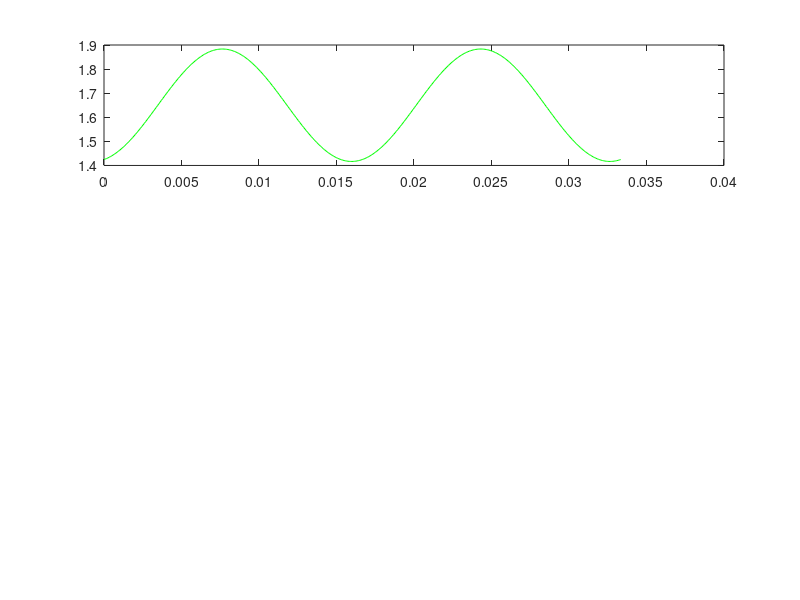

This chart was generated by the following MATLAB code: (Note: this script raises an error after producing the figure.)
# ADC conversion simulation to use with some microcontrollers
# thmalmeida
# edited on 20220423

# To load package signal, run 'pkg load signal' and load dsp functions like resample.

% Caracteristicas sensor 1  0 a 20 A
% relação 1:2000 com R=300 ohms e Iout =[0 10 mA]
%		__Vmax
%		|
%		|
%
%
%
%
% workspace reset
clc, clear all, clf

% Setup select.
id = 3;

# stm32F103 ADC clock parameters - clk = F_clk MHz, internal div = 128, 13 cycles for ADC conversion.
n_bits = 12;										% ADC conversion resolution;

# ADC Sampling frequency Samples/s
switch id
	case 1													% For ESP32 ADC
		Fs_adc = 21000;										% (ESP32, for example) Uncomment this line to set sample frequency directly;

	case 2													% For ESP32 ADC
		Fs_adc = 21000;										% (ESP32, for example) Uncomment this line to set sample frequency directly;

    case 3 													% stm32f103 uC
		F_clk = 48e6;										% Crystal system clock [Hz];
		div_1 = 1;											% Advanced High-performance Bus (AHB) prescale;
		div_2 = 2;											% Advanced Peripheral Bus (APB2) prescale;
		div_3 = 8;											% ADC prescale (2, 4, 6 or 8);
		adc_clk = F_clk/div_1/div_2/div_3;					% ADC clock after all prescalers
		adc_clk_div_list = [1.5 7.5 13.5 28.5 41.5 55.5 71.5 239.5];    % Clock division or sampling time for STM32F103 series
		adc_sampling_time = adc_clk_div_list(8);			% amount of time clock to sample [cycles];
		adc_conv = 12.5;									% Fixed cycles number of ADC peripheral takes to convert [cycles];
		T_conv = adc_sampling_time + adc_conv;				% Number of adc clock cycles to make one ADC conversion.
		Fs_adc = adc_clk/T_conv;							% ADC sampling rate [samples/s];

	case 4
		% Atmega328P ADC
		% divFc = 128;										% uC dision factor; (atmega328)
		% divScale = 16;									% software prescale factor; (atmega328)
		% Fs_adc = F_clk/divFc/13;							% Sample rate; (it is for atmega328)
		% Fs_div = Fs_adc/divScale;					    	% Sample rate with prescale;
    otherwise

end

# After find de sample frequency, we have the sampling interval
Ts_adc = 1/Fs_adc;									% Sample time [s];

# Teorical periodic signal construction
f_signal = 60;										% Frequency of sinal;
n_cycles = 2;										% Number of cycles;
T_signal = 1/f_signal;								% Signal period [s]
w = 2*pi*f_signal;									% Angular frequency [rad/s]
phi = -75*pi/180;									% Phase

# Number of points per cycle definition based on sample rate or fixed
n_points_cycle_2 = T_signal/Ts_adc;					% Number of points per cycle;
n_points_cycle = Fs_adc/f_signal;					% Number of points per cycle;
n_points = ceil(n_points_cycle*n_cycles);					% Number of signal points.
t = linspace(0,1/f_signal*n_cycles,n_points); 		% Signal time vector [s].

# ESP32 parameters for circuit voltage divider
p(1).Vdc	= 3.3;
p(1).GND	= 0.0;
p(1).Vmax	= 2.45;
p(1).Vmin	= 0.12;
p(1).d_max	=  2895;
p(1).R1		= 56*10^3;
p(1).R2		= 39*10^3;
p(1).Rb1	= 220;
p(1).Rb2	= 75;

# ESP32 1.0.0 board
p(2).Vdc	= 3.3;
p(2).GND	= 0.0;
p(2).Vmax	= 2.45;
p(2).Vmin	= 0.12;
p(2).d_max	= 2895;
p(2).R1		= 180*10^3;
p(2).R2		= 120*10^3;
p(2).Rb1	= 0;
p(2).Rb2	= 120;

# stm32f013
p(3).Vdc	= 3.3;
p(3).GND	= 0.0;
p(3).Vmax	= 3.3;
p(3).Vmin	= 0.0;
p(3).d_max	= 2^n_bits - 1;
p(3).R1		= 68*10^3;
p(3).R2		= 68*10^3;
p(3).Rb1	= 0;
p(3).Rb2	= 300;

# Circuit polarization parameters for current sensor
Vdc	    = p(id).Vdc;								% Voltage supply for transducer circuit [V];
GND 	= p(id).GND;								% Groud value [V];
Vmax	= p(id).Vmax;								% Max read value for ADC peripheral [V];
Vmin    = p(id).Vmin;								% Min read value for ADC peripheral [V];
d_max	= p(id).d_max;								% Max value correspond to max bit on linearity
R1		= p(id).R1;									% Voltage divisor top resistor [Ohms];
R2		= p(id).R2;									% Voltage divisor bottom resistor [Ohms];
Rb1		= p(id).Rb1;%+22;
Rb2		= p(id).Rb2;%10+48;							% Burden resistor. Bias.
V_R2	= Vdc*R2/(R1+R2);							% Voltage over R2 [V]. Offset voltage;

N1		= 1;										% Current transformer sensor ration parameters
N2		= 2000;										% Current transformer sensor ration parameters

% iL_rms	= 0.495./sqrt(2)/(Rb1+Rb2)*(N2/N1);			% Load current [A];
iL_rms	= 1.100;									% Load current [A];
ib_rms	= iL_rms*(N1/N2);							% Current burden [A];
ibp     = ib_rms*sqrt(2);							% current peak [A];
ib_t	= ibp*sin(w*t+phi);							% i2 signal [A];
% ib_t	= zeros(1, n_points) + ibp;					% Uncomment for a constant signal [A]
Vb		= (Rb1 + Rb2)*ib_t + V_R2;
% Vadc_t 	= Rb2/(Rb1+Rb2)*(Vb-V_R2)
VRb2_t  = ib_t*Rb2;
Vadc_t	= Rb2*ib_t+V_R2;							% Voltage signal with offset readed by ADC pin;

# ------ Finished the simulated signal ------

% And then, we have a d_out simulated or you can use one real
d_out	= (Vadc_t-Vmin)/(Vmax-Vmin)*(d_max);		% Digital converted value readed by ADC peripheral of uC (simulated);
% d_out 	= zeros(1, n_points) + Vdc;
% d_out 	= round(Vadc_t*(d_max)/(Vdc));			% Voltage signal vector converted to digital value;

% Resample d_out value to graphical visualization
d_out_ss = repelem(d_out, 100);						% super sampling v2_k;
t_ss = linspace(0, t(end), length(t)*100);			% super sampling time vector;

# Finding Vadc_t after ADC read
Vadc_t = (d_out/d_max)*(Vmax-Vmin) + Vmin;

# Converting the digital readed value to the load current in ampers [A];
iL_t = (d_out*(Vmax-Vmin)/(d_max) + Vmin - V_R2)*(1/Rb2)*(N2/N1);

% k1_ = Vdc/(d_max)							% Divided parts to find Irms
% k2_ = R2/(R1+R2)*Vdc
% k3_ = (1/Rb)*(N2/N1)
ib_rms 	= sqrt(sum(ib_t.^2)/length(ib_t));			% Signal current RMS in [A], using the common equation;

iL_rms 	 = sqrt(sum(iL_t.^2)/length(iL_t));			% Load current RMS in [A], using equation;
iL_rms_2 = max(iL_t)/sqrt(2);						% Load current RMS in [A], using the peak value;

% Find first peak value of Vadc_t
Vadc_max = max(Vadc_t);
Vadc_min = min(Vadc_t);
Vadc_pp	= abs(Vadc_max - Vadc_min);

% file0 = "s_vec.txt";
% fid = fopen (file0, "w");
% fprintf(fid, " %d,", v2_k);
% fclose (fid);

%% Simulated Dicrete signal reformulation adding a prescaled at sample rate
% tks = linspace(0,1/f_signal*n_cycles,n_points/divScale); % Signal time vector;
% vks = round(interp1(t,vk,tks));                        % Signal with prescale factor;
% vks = resample(vk,1,divScale);
% Irms calculation

%% Irms calculation for vk
% s  = vk;                                    % signal selection
% iD = round(s - (mean(s)-maxDecValue/2));    % Offset remove.
% vs1 = iD.*Vdc/maxDecValue;                 %
% vs = vs1 - mean(vs1);                       %
% Vk_rms = sqrt(mean(abs(vs).^2));
% Ik_rms = k3*Vk_rms/Rb;

%% Irms calculation for vks
% s  = vks;                                   % signal selection
% iD = round(s - (mean(s)-maxDecValue/2));    % Offset remove.
% vs1 = iD.*Vdc/maxDecValue;                 %
% vs = vs1 - mean(vs1);                       %
% Vks_rms = sqrt(mean(abs(vs).^2));
% Iks_rms = k3*Vks_rms/Rb;

%% Irms calculation for Signal Captured (s7)
% s  = s7;                                    % signal selection
% iD = round(s - (mean(s)-maxDecValue/2));    % Offset remove.
% vs1 = iD.*Vdc/maxDecValue;                 %
% vs = vs1 - mean(vs1);                       %
% Vks_rms = sqrt(mean(abs(vs).^2));
% Iksr_rms = k3*Vks_rms/R;

fprintf('---- Signal ----\n');
fprintf('Fs          : %d kS/s\n', Fs_adc/1000);
fprintf('Ts          : %d ms\n', Ts_adc*1000);
fprintf('Points/Cycle: %d\n', n_points_cycle);
fprintf('n_points     : %d\n', n_points);
% fprintf('Irms        : %f\n', Ik_rms);

% fprintf('\n---- Simulated Captured Points ----\n');
% fprintf('Fs          : %d S/s\n', Fs_adc);
% fprintf('Points/Cycle: %d\n', round(n_points_cycle_div));
% fprintf('n_points     : %d\n', round(n_points_div));
% fprintf('Irms        : %f\n', Iks_rms);

% fprintf('\n---- Captured Points ----\n');
% fprintf('Fs          : %d S/s\n', Fs_div);
% fprintf('Points/Cycle: %d\n', n_points_cycle_div);
% fprintf('n_points     : %d\n', n_points_div);
% fprintf('Irms        : %f\n', Iksr_rms);

% subplot(4,1,1);
% plot(t,vd,'b')
% ylabel('Vd');
% title('Real Signal')
subplot(3,1,1);
plot(t,Vadc_t,'g')
hold on

% if id != 3
	experimental_data_script											% Load experimental data
	vf = v5f;															% Experimental signal selection;
	Vadc2_t = vf*(Vmax-Vmin)/(d_max) + Vmin;							% Voltage on Rb2 resistor;
	iL2_t_dc = (vf*(Vmax-Vmin)/(d_max) + Vmin - V_R2)*(1/Rb2)*(N2/N1);
	iL2_t = dc_remove(iL2_t_dc);										% DC offset remove before RMS calculation;
	% iL2_t = iL2_t_dc;
	iL2_rms = sqrt(sum(iL2_t.^2)/length(iL2_t));						% Load current RMS in [A], using equation;
	printf("iL2_rms: %.3f\n", iL2_rms);
	% set(gcf, 'Position', get(0,'Screensize'));
	plot(t, Vadc2_t, 'r');
% endif

line ([t(1) t(end)], [V_R2 V_R2], "linestyle", "-", "color", "k")
line ([t(1) t(end)], [Vadc_max Vadc_max], "linestyle", "--", "color", "k")
line ([t(1) t(end)], [Vadc_min Vadc_min], "linestyle", "--", "color", "k")

text1 = text(t(end)*1.007,V_R2,sprintf('Vref: %2.2f', V_R2));
text2 = text(t(end)/2*1.00, Vadc_max+0.15, sprintf('Vmax: %2.2f', Vadc_max));
text3 = text(t(end)/2*1.20, Vadc_min+0.15, sprintf('Vmin: %2.2f', Vadc_min));
set(text1,'fontweight','bold');
% xlabel('Time');
ylabel('VRb(t)');
xlabel('time [s]');
title('Voltage on Rb resistor readed by ADC peripheral');
% axis([0 t(end) (GND-0.2) Vdc])
h = legend("simulated", "experimental");
legend(h, "location", "northeast");	% northeastoutside
set (h, "fontsize", 12);
grid on

subplot(3,1,2);
plot(t,d_out,'k*');
hold on
% plot(t, v1, 'b');
xlabel('Time');
ylabel('v2_k');
title('Digital Signal')
axis([0 t(end) 0 (2^n_bits-1)])
grid on


% Super amostragem plot
subplot(3,1,3);
plot(t_ss, d_out_ss,'r')
xlabel('Time');
ylabel('dig');
title('Captured Signal')
axis([0 t(end) 0 (2^n_bits-1)])
grid on

% Experimental
% subplot(3,1,3);
% plot(t, iL_t);
% hold on;
% plot(t, iL2_t);

printf("Vref: %.3f V\n", V_R2);
printf("Vadc_min: %.3f V\n", Vadc_min);
printf("Vadc_max: %.3f V\n", Vadc_max);
printf("Ib_rms: %.1f mA\n", ib_rms*1000);
printf("Irms: %.3f A (simulated)\n", iL_rms);

if id != 3
	printf("Irms: %.3f A (experimental)\n", iL2_rms);
endif